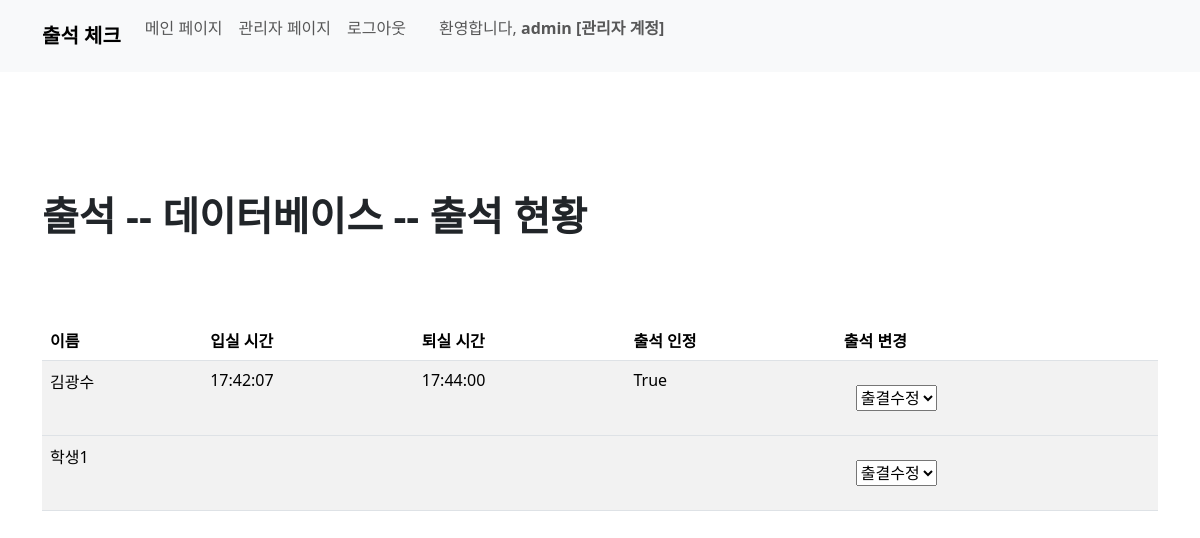
The page /course/attendance_course_board/1/ (signed in) on the database its author committed.
### course/models.py (models this page shows, shortened)
class Course(models.Model):
    course_name = models.CharField(max_length=50)
    teacher_name = models.CharField(max_length=20)
    division_name = models.ForeignKey(Division, on_delete=models.CASCADE)
    start_date = models.DateField()
    start_at = models.TimeField()
    end_at = models.TimeField()
    hours = models.IntegerField()

class ClassAttend(models.Model):
    course_id = models.ForeignKey(Course, on_delete=models.CASCADE)
    student_id = models.ForeignKey(Student, on_delete=models.CASCADE)
    start_at = models.TimeField(default=time(0, 0))
    end_at = models.TimeField(default=time(0, 0))
    attend_state = models.BooleanField(default=False) # 출결 확인
    def __str__(self):
        return f'[{self.course_id.course_name} 출석] {self.student_id.name}'

### user/models.py (models this page shows, shortened)
class Student(models.Model):
    GENDER_CHOICES = (
        ('M', '남자'),
        ('F', '여자'),
        ('O', '기타'),
    )
    user = models.OneToOneField(User, on_delete=models.CASCADE)
    name = models.CharField(max_length=10)
    birth_date = models.DateField()
    gender = models.CharField(max_length=1, choices=GENDER_CHOICES)
    division = models.ForeignKey(Division, on_delete=models.CASCADE)
    qr_code = models.ImageField(upload_to='qr_codes/')
    current_course_name = models.CharField(max_length=20, default="수강중인 강의 없음", null=True)

### course/views.py (the view)
# urls.py: path('attendance_course_board/<int:pk>/', views.attendance_course_board, name='attendance_course_board'),
@user_passes_test(lambda u: u.is_staff, login_url='/') # 권한 없으면 홈으로
def attendance_course_board(request, pk):
    course = Course.objects.get(pk=pk)
    division = Division.objects.get(pk=course.division_name_id)
    students = Student.objects.filter(division_id=division.pk)
    class_attends = ClassAttend.objects.filter(student_id__division_id=division.pk)
    print(f'{class_attends = }')
    context = {
        'course': course,
        'class_attends': class_attends,
        'students': students,
        'division': division,
    }
    return render(request, 'attendance_board/attendance_course_board.html', context)

### course/templates/attendance_board/attendance_course_board.html (shortened to what this page needs)
{% load static %}
{% load django_bootstrap5 %}
{% bootstrap_css %}
<!DOCTYPE html>
<html>
<head>
</head>
<body>
  {% include 'home/navbar.html' %}
  <br><br><br>
    <div class="container">
        <br><br>
        <h1><b>출석 -- {{ course.course_name }} -- 출석 현황</b></h1>
        <br>
        <br><br>
        <table class="table table-striped">
            <thead>
              <tr>
                <th scope="col">이름</th>
                <th scope="col">입실 시간</th>
                <th scope="col">퇴실 시간</th>
                <th scope="col">출석 인정</th>
                <th scope="col">출석 변경</th>
              </tr>
            </thead>
            {% for student in students %}
                <tbody>
                    <tr>
                        <td> {{ student.name }} </td>
                        <td>
                            {% for class_attend in class_attends %}
                              {% if class_attend.student_id_id == student.id %}
                                {% if class_attend.start_at|time:"H:i:s" == '00:00:00'%}
                                  없음
                                {% else %}
                                  {{ class_attend.start_at|time:"H:i:s" }}
                                {% endif%}
                              {% endif %}
                            {% endfor %}
                        </td>
                        <td>
                            {% for class_attend in class_attends %}
                              {% if class_attend.student_id.pk == student.id %}
                                  {% if class_attend.end_at|time:"H:i:s" == '00:00:00'%}
                                  없음
                                  {% else %}
                                    {{ class_attend.end_at|time:"H:i:s" }}
                                  {% endif%}
                              {% endif %}
                            {% endfor %}
                        </td>
                        <td>
                            {% for class_attend in class_attends %}
                              {% if class_attend.student_id.pk == student.id %}
                                {{ class_attend.attend_state }}
                              {% endif %}
                            {% endfor %}
                        </td>
                        <td>
                          <form action="{% url 'course:student_attendance_update' %}" method="post" id="search_mode">
                            <div class="container my-3">
                              <select name="search_mode" id="search_mode">
                                <option value="">출결수정</option>
                              </select>
                            </div>
                          </form>
                        </td>
                    </tr>
                </tbody>
            {% endfor %}
          </table>
  </div>
</body>
</html>

### home/templates/home/navbar.html (shortened to what this page needs)
{% load django_bootstrap5 %}
{% bootstrap_css %}
<nav class="navbar navbar-expand-lg bg-body-tertiary bg-light">
  <div class="container-fluid container">
      <a class="navbar-brand" href="{% url 'home:home' %}"><b>출석 체크</b></a>
      <div class="collapse navbar-collapse" id="navbarNav">
          <ul class="navbar-nav mb-3">
              {% if user.is_authenticated %}
                  {% if user.is_staff %}
                      <li class="nav-item">
                        <a class="nav-link" aria-current="page" href="{% url 'home:home' %}">메인 페이지</a>
                      </li>
                      <li class="nav-item">
                        <a class="nav-link" aria-current="page" href="{% url 'user:admin_home' %}">관리자 페이지</a>
                      </li>
                      <li class="nav-item">
                        <a class="nav-link" aria-current="page" href="{% url 'home:logout' %}">로그아웃</a>
                      </li>
                      {% if user.student %}
                      <span class="navbar-text mr-3">
                        &nbsp;&nbsp;&nbsp;&nbsp;&nbsp; 환영합니다, <b> {{ user.student }} </b>
                      </span>
                      {% else %}
                      <span class="navbar-text mr-3">
                        &nbsp;&nbsp;&nbsp;&nbsp;&nbsp; 환영합니다, <b> {{ user }} [관리자 계정] </b>
                      </span>
                      {% endif %}
                  {% endif %}
              {% else %}
                <li class="nav-item">
                  <a class="nav-link active" href="{% url 'home:login' %}">로그인</a>
                </li>
              {% endif %}
          </ul>
      </div>
  </div>
</nav>

### rows shown on the page
Course: course_name "데이터베이스"
Student: name "김광수"
ClassAttend: start_at "17:42:07", end_at "17:44:00", attend_state "True"
Student: name "학생1"

### other values the page prints
{{ user }} "admin"
